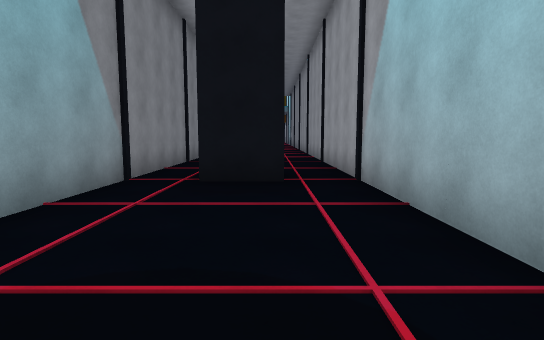
view 1 (above)

14 first-person views from a walk through a scene from a Unity 3-D project. The camera is 1.5 m above the floor, tilts 6° down and sees 80° across. The floor is counted in squares, 2 m on a side. Each view is taken from the middle of a square. On the plan, view 1 faces up. The plan holds only what a view shows up to about 11 squares ahead; the rest is blank. The place goes on beyond the plan. The player is left out.

view 2
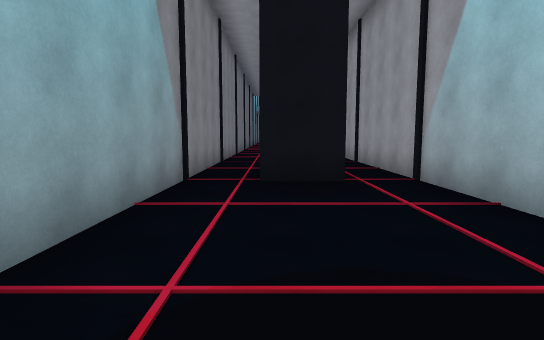

view 3
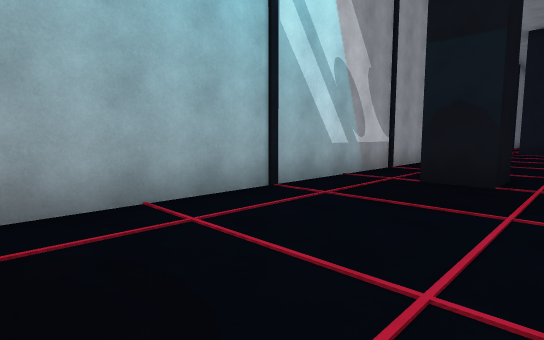

view 4
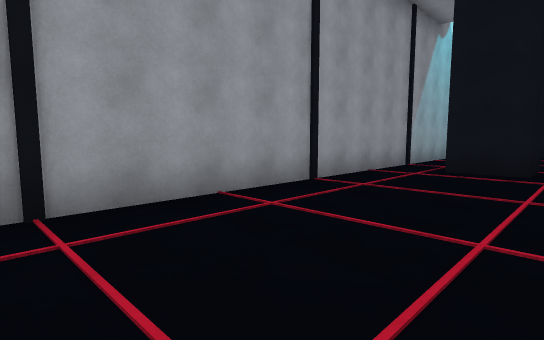

view 5
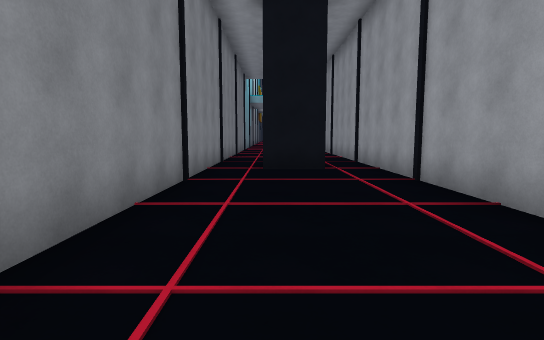

view 6
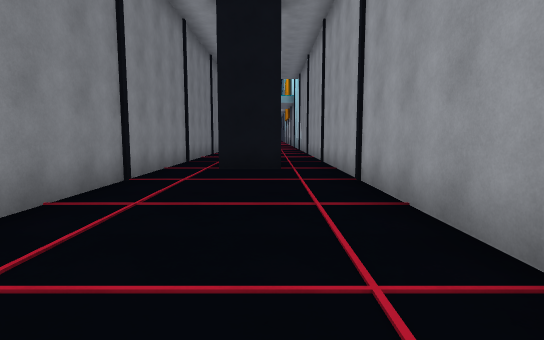

view 7
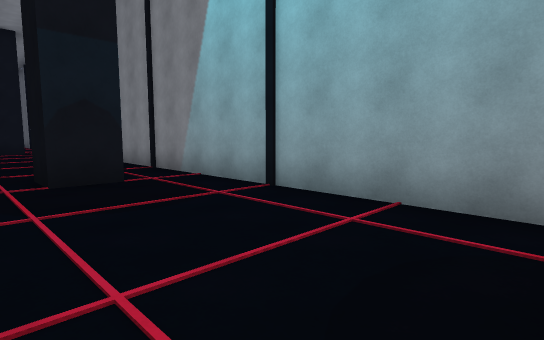

view 8
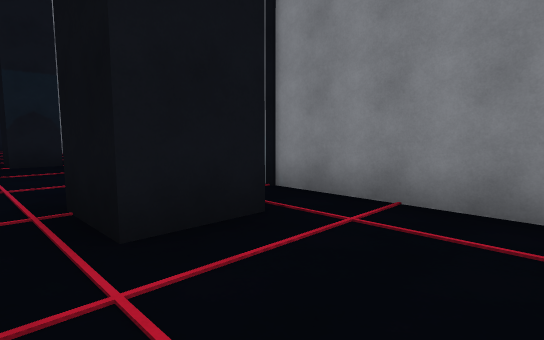

view 9
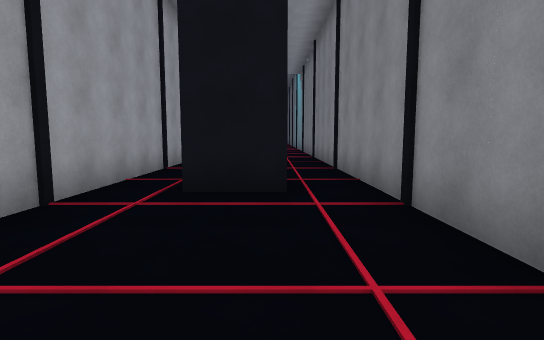

view 10
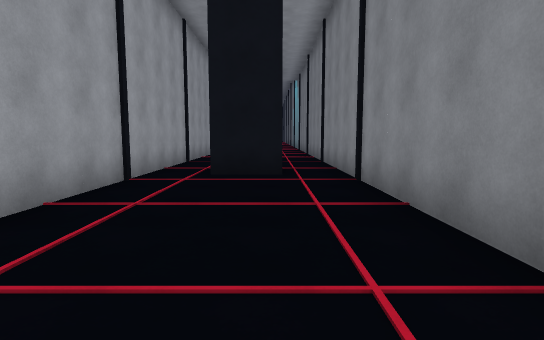

view 11
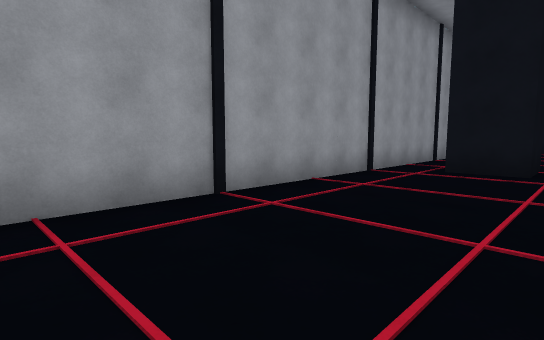

view 12
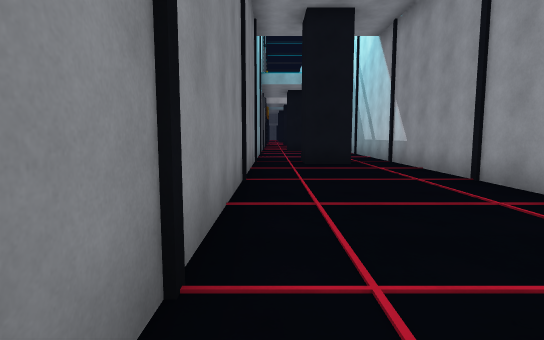

view 13
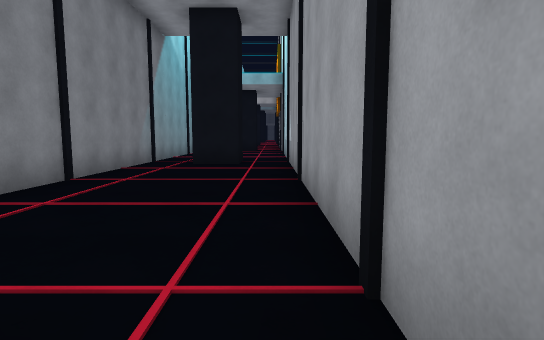

view 14
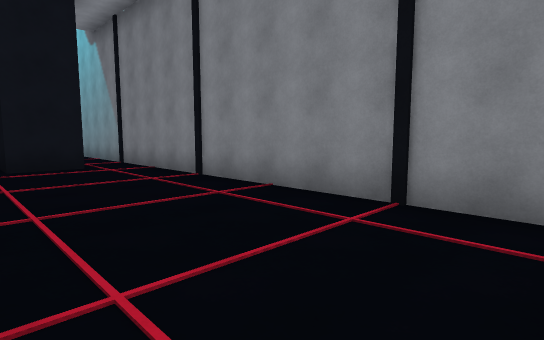

### Floor plan
Ten units are one square. View 1 is at (0, 0); x grows to the right and y downward. Boxes are objects, and circles mark ways between rooms. Rooms are numbered by the first view taken in them; rooms with no view inside come last. Other rooms are left out.
<svg viewBox="-30 -260 50 290">
<path fill="none" stroke="#000" d="M2 -153 -12 -153 -12 -167M-10 5 0 5M-25 -165 -25 5M15 5 15 -165M-12 -167 2 -167M0 -255 0 -246 -10 -246 -10 -254M-25 -255 -25 -165M15 -165 15 -255M-25 5 -25 25M-10 16 -10 5"/>
<circle cx="-20" cy="-160" r="3" fill="#2a7"/>
<circle cx="10" cy="-160" r="3" fill="#2a7"/>
<circle cx="-20" cy="10" r="3" fill="#2a7"/>
<text x="-10" y="-80">1</text>
<text x="-10" y="-210">2</text>
<text x="-20" y="10">3</text>
</svg>
Room 1 opens to room 2. Room 1 opens to room 3.

Where each view was taken, in squares from view 1:
view 1: 0 up, 0 right, facing up
view 2: 0 up, 1 left, facing up
view 3: 5 up, 2 left, facing down-right
view 4: 14 up, 2 left, facing down-right
view 5: 8 up, 1 left, facing up
view 6: 8 up, 0 right, facing up
view 7: 5 up, 1 right, facing down-left
view 8: 9 up, 1 right, facing down-left
view 9: 21 up, 1 left, facing down
view 10: 23 up, 1 left, facing down
view 11: 24 up, 2 left, facing down-right
view 12: 16 up, 2 left, facing up
view 13: 16 up, 1 right, facing up
view 14: 15 up, 1 right, facing down-left
